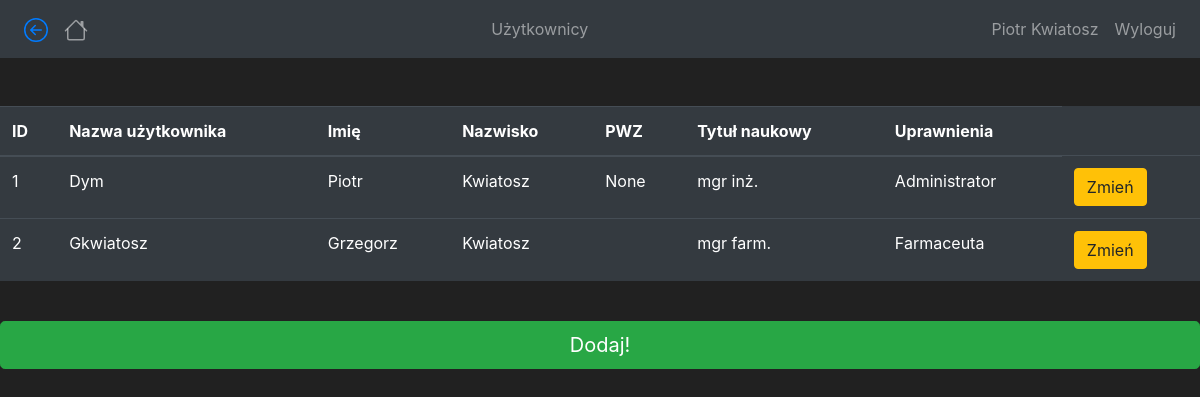
Screenshot of /slowniki_uzytkownicy (signed in) with the database file from the repository.
### iszlc/models.py (models this page shows, shortened)
class Uzytkownicy(db.Model, UserMixin):
    id_uzytkownik = db.Column(db.Integer(), primary_key=True)
    username = db.Column(db.String(), nullable=False, unique=True)
    nazwisko = db.Column(db.String(length=60), nullable=True, unique=False)
    imie = db.Column(db.String(length=30), nullable=True, unique=False)
    pwz = db.Column(db.Integer(), nullable=True, unique=False)
    tytul_naukowy = db.Column(db.String(), nullable=True, unique=False)
    uprawnienia = db.Column(db.String(), nullable=True, unique=False)
    password_hash = db.Column(db.String(length=30), nullable=False)
    @property
    def password(self):
        return self.password

### iszlc/routes.py (the view)
@app.route('/slowniki_uzytkownicy')
def slowniki_uzytkownicy_page():
    uzytkownik = Uzytkownicy.query.all()
    return render_template('slowniki/uzytkownicy.html', Uzytkownicy=uzytkownik)

### iszlc/models.py (called while the page is built)
@login_manager.user_loader
def load_user(id_uzytkownik):
    return Uzytkownicy.query.get(int(id_uzytkownik))

### iszlc/routes.py (called while the page is built)
@app.context_processor
def base():
	form = SearchForm()
	return dict(form=form)

### iszlc/templates/slowniki/uzytkownicy.html (shortened to what this page needs)
{% extends 'base.html' %}
{% block title %}
    Użytkownicy
{% endblock %}
{% block content %}
<center>
<br><br>
<table class="table table-hover table-dark">
    <thead>
        <tr>
            <th scope="col">ID</th>
            <th scope="col">Nazwa użytkownika</th>
            <th scope="col">Imię</th>
            <th scope="col">Nazwisko</th>
            <th scope="col">PWZ</th>
            <th scope="col">Tytuł naukowy</th>
            <th scope="col">Uprawnienia</th>
        </tr>
    </thead>
    {% for uzytkownik in Uzytkownicy %}
       <tr>
            <td>{{ uzytkownik.id_uzytkownik }}</td>
            <td>{{ uzytkownik.username }}</td>
            <td>{{ uzytkownik.imie }}</td>
            <td>{{ uzytkownik.nazwisko }}</td>
            <td>{{ uzytkownik.pwz }}</td>
            <td>{{ uzytkownik.tytul_naukowy }}</td>
            <td>{{ uzytkownik.uprawnienia }}</td>
            <td>
                <button class="btn btn-outline btn-warning">Zmień</button>
            </td>
        </tr>
    {% endfor %}
</table>
<td>
    <br>
    <a class="btn btn-primary btn-lg btn-block btn-success"
    href="{{ url_for('dodaj_uzytkownika_page') }}">Dodaj!</a>
    </td>
</center>
{% endblock %}

### iszlc/templates/base.html (shortened to what this page needs)
<!doctype html>
<html lang="pl">
   <head>
      <link rel="stylesheet" href="https://cdn.jsdelivr.net/npm/bootstrap@4.5.3/dist/css/bootstrap.min.css">
   </head>
   <body>
    <nav class="navbar navbar-expand-md navbar-dark bg-dark">
      <div class="collapse navbar-collapse justify-content-between" id="navbarNav">
        <ul class="navbar-nav">
            <li class="nav-link" class="back">
              <a href="javascript:history.back()">
              </a>
            </li>
            <li>
              <a class="nav-link" href="{{ url_for('iszlc_page') }}">
              <span class="sr-only">(current)</span></a>
            </li>
        </ul>
        <ul class="navbar-nav">
          <li class="nav-item">
              <a class="nav-link" href="#">
                  {% block title %}
                  {% endblock %}
              </a>
          </li>
       </ul>
        {% if current_user.is_authenticated %}
        <ul class="navbar-nav">
            <li class="nav-item">
                <a class="nav-link">{{ current_user.imie }} {{ current_user.nazwisko }}</a>
            </li>
            <li class="nav-item">
                <a class="nav-link" href="{{ url_for('logout_page') }}">Wyloguj</a>
            </li>
        </ul>
        {% else %}
        <ul class="navbar-nav">
          <li class="nav-item">
              <a class="nav-link" href="{{ url_for('login_page') }}">Zaloguj</a>
        </li>
    </ul>
  {% endif %}
      </div>
    </nav>
      {% block content %}
      {% endblock %}
   </body>
</html>

### iszlc/templates/base.html (style rules this page uses)
body { background-color: #212121; color: white }

### rows the page displays
Uzytkownicy: imie "Piotr", nazwisko "Kwiatosz", id_uzytkownik "1", username "Dym", pwz "None", tytul_naukowy "mgr inż.", uprawnienia "Administrator"
Uzytkownicy: id_uzytkownik "2", username "Gkwiatosz", imie "Grzegorz", nazwisko "Kwiatosz", tytul_naukowy "mgr farm.", uprawnienia "Farmaceuta"
